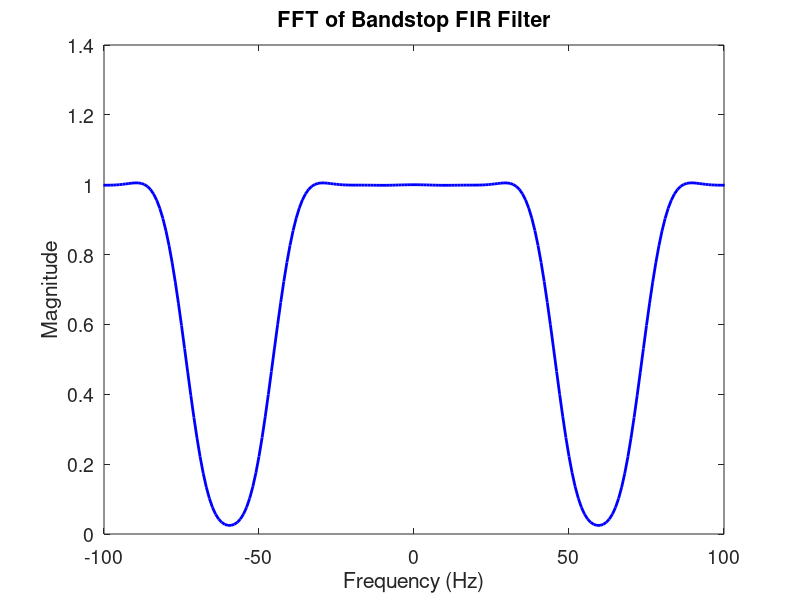
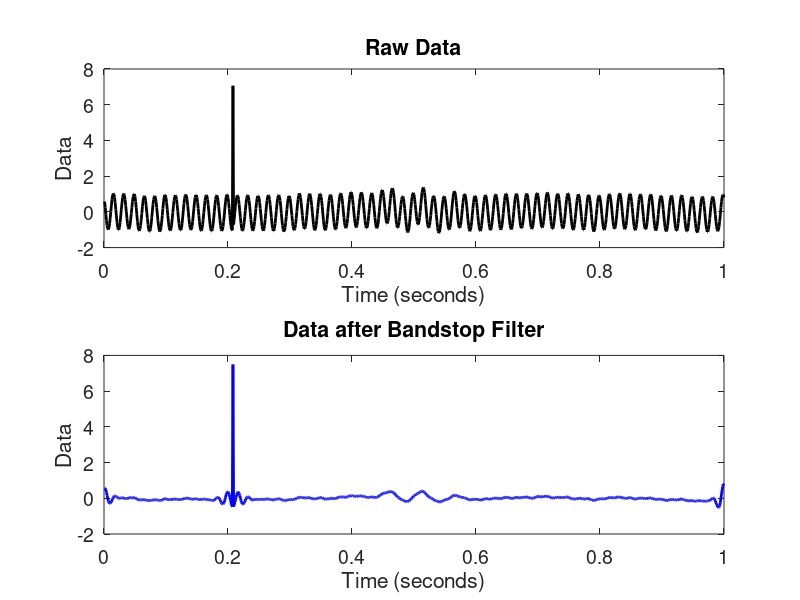

Write MATLAB code to recreate these figures, in order.
function Chapter_6_Question_5()
    % Question 5 - Bandstop FIR Filter

    %Load the EEG data to define useful parameters.
    load('Ch6-EEG-1.mat') 
    x = EEG(1,:) - mean(EEG(1,:));
    sample_interval = t(2) - t(1);
    N = length(x);
    sample_freq = 1/sample_interval;
    nyquist_freq = sample_freq/2;
    freq_resolution = 1/(N*sample_interval);
    faxis = fftshift((-nyquist_freq:freq_resolution:nyquist_freq-freq_resolution));
    [~, isorted] = sort(faxis, 'descend');

    %Create Bandstop Filter (eliminate 50 to 70 Hz)
    n = 100;
    Wn = [50/nyquist_freq, 70/nyquist_freq]; 
    b = transpose(fir1(n, Wn, 'stop'));
    
    %Fourier Transform Bandstop Filter
    bf = fft(b, N);
    Mb = bf.*conj(bf);
    
    %Visualize Fourier Transform of Bandstop Filter
    figure()
    plot(faxis(isorted), Mb(isorted), 'b', 'LineWidth', 2)
    xlabel('Frequency (Hz)')
    ylabel('Magnitude')
    title('FFT of Bandstop FIR Filter')
    xlim([-100, 100])
    set(gca, 'FontSize', 14)
    
    %Filter Data
    xnew = filtfilt(b, 1, x);
    
    %Visualize Data Before/After Filter
    figure()
    subplot(2, 1, 1)
    plot(t, x, 'k', 'LineWidth', 2)
    xlabel('Time (seconds)')
    ylabel('Data')
    title('Raw Data')
    set(gca, 'FontSize', 14)
    subplot(2, 1, 2)
    plot(t, xnew, 'b', 'LineWidth', 2)
    xlabel('Time (seconds)')
    ylabel('Data')
    title('Data after Bandstop Filter')
    set(gca, 'FontSize', 14)
    
end
